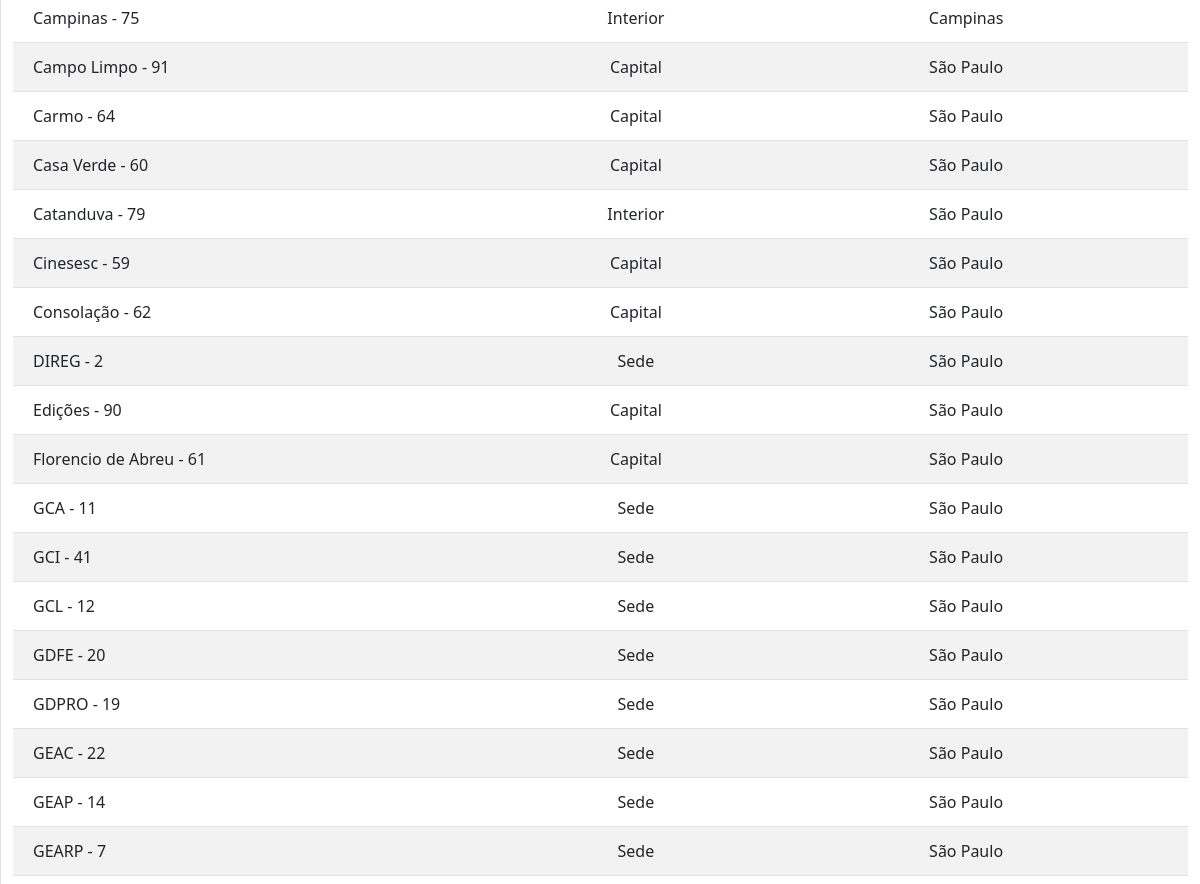
Page /unidades (middle part) on the earlier database version.
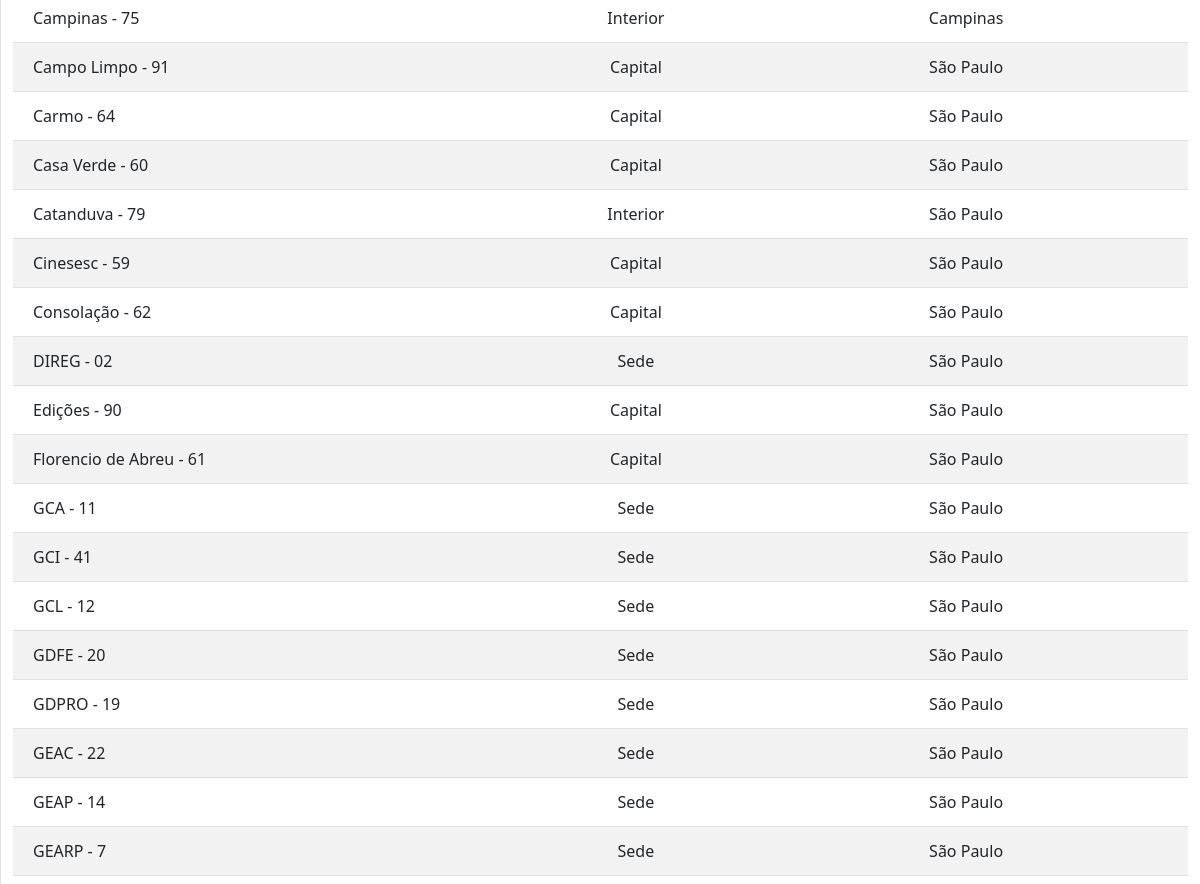
Same page on the later database version.
### create_user_app/models.py (models this page shows, shortened)
class Unidade(models.Model):
    nomeUo = models.CharField(blank=False, null=False,max_length=30,help_text="Nome da UO para exibição")
    numeroUo = models.CharField(blank=False, null=False,max_length=10,help_text="Número da UO")
    nomeUOnoAD = models.CharField(blank=False, null=False,max_length=100,help_text="Inserir o nome da unidade conforme AD, incluindo espaços caso tenha no AD")
    grupoUo = models.CharField(blank=True, null=True,max_length=500,help_text="Inserir os nomes dos grupos conforme AD, separados por virgula e sem espaçamento, exemplo: grupo1,grupo2,grupo3 ")
    cidadeUo = models.CharField(blank=False, null=False,max_length=500,default='São Paulo',help_text="Cidade da Unidade")
    LOCAL_CHOICES = (
        ('capital','CAPITAL'),
        ('interior', 'INTERIOR'),
        ('sede','SEDE'),
    )
    ESTADO_CHOICES = (
        ('SP','SP'),
        ('outros','OUTROS')
    )
    local = models.CharField(max_length=10, choices=LOCAL_CHOICES, default='capital',help_text="Inserir se a unidade está na sede, no interior ou na capital")
    estado = models.CharField(max_length=10, choices=ESTADO_CHOICES, default='SP',help_text="Estado da Unidade")
    class Meta:
      ordering = ['nomeUo']

### atendimentosistema/views.py (the view)
# urls.py: path('unidades', lista_uo, name='lista_uo'),
def lista_uo(request):
    unidades = Unidade.objects.all().order_by('nomeUo')
    return render(request, 'lista_uo.html', {'unidades':unidades})

### templates/lista_uo.html (shortened to what this page needs)
{% extends 'partials/base.html' %}
{% load static %}
{% block main %}
<div class="table-responsive  ">
    <table class="table table-striped table-sm  ">
        {% for unidade in unidades %}
        <tr>
            <td>
                <a class="nav-link text-dark text-left">{{unidade.nomeUo}} - {{unidade.numeroUo}} </a>
            </td>
            <td>
                <a class="nav-link text-dark text-center text-capitalize">{{unidade.local}} </a>
            </td>
            <td>
                <a class="nav-link text-dark text-center">{{unidade.cidadeUo}} </a>
            </td>
        </tr>
        {% endfor %}
    </table>
</div>
{% endblock %}

### templates/partials/base.html (shortened to what this page needs)
{% load static  %}
<!DOCTYPE html>
<html lang="en">
<head>
  <link href="{% static 'assets/css/bootstrap.min.css' %}" rel="stylesheet">
  <link href="{% static 'assets/css/styles.css' %}" rel="stylesheet" />
  <link href="{% static 'custom/css/custom.css' %}" rel="stylesheet">
</head>
<body class="sb-sidenav-toggled">
  <div class="d-flex" id="wrapper">
    <div id="page-content-wrapper">
      <div class="container-fluid">
        {% block main %}
        {% endblock %}
      </div>
    </div>
  </div>
</body>
</html>

Differences in the rows shown:
changed Unidade "DIREG": numeroUo "2" → "02"
